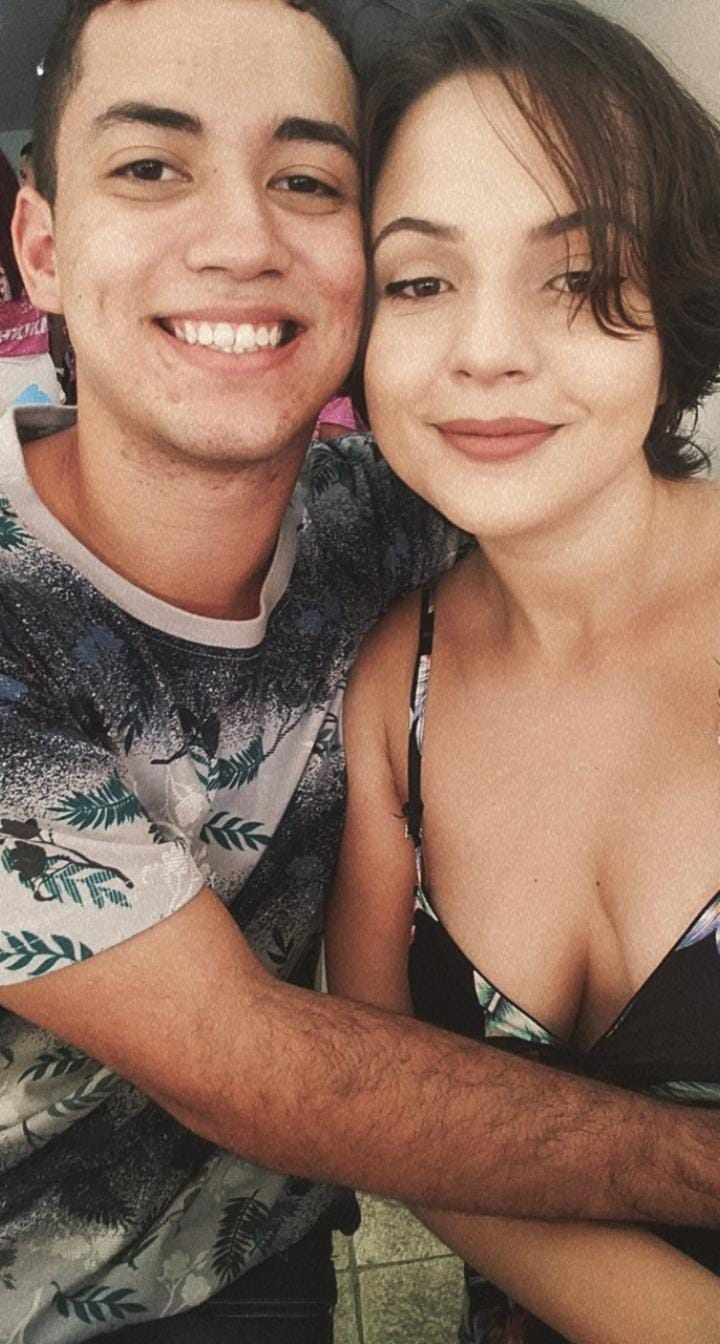
#> input picture Detecção de faces (OpenCV + Haar Cascade)/foto2.jpg, 720 x 1344 px
$ python Script01.py
#> lines starting #> are read from the running program, lines starting #| are printed output that depends on the picture; after the words box and inside, x2 and y2 are one past the last pixel; in counts of white or black regions, pixels touching at a corner belong together
import cv2
img = cv2.imread('foto2.jpg')  #Imagem a ser utilizada
#> img is the input picture: shape (1344, 720, 3); mean B, G, R 93.8, 110.5, 140.7
detec = cv2.CascadeClassifier('haarcascade_frontalface_default.xml')  #Modelo a ser utilizado
cinza = cv2.cvtColor(img, cv2.COLOR_BGR2GRAY)  #Tons de cinza para otimizar o processo
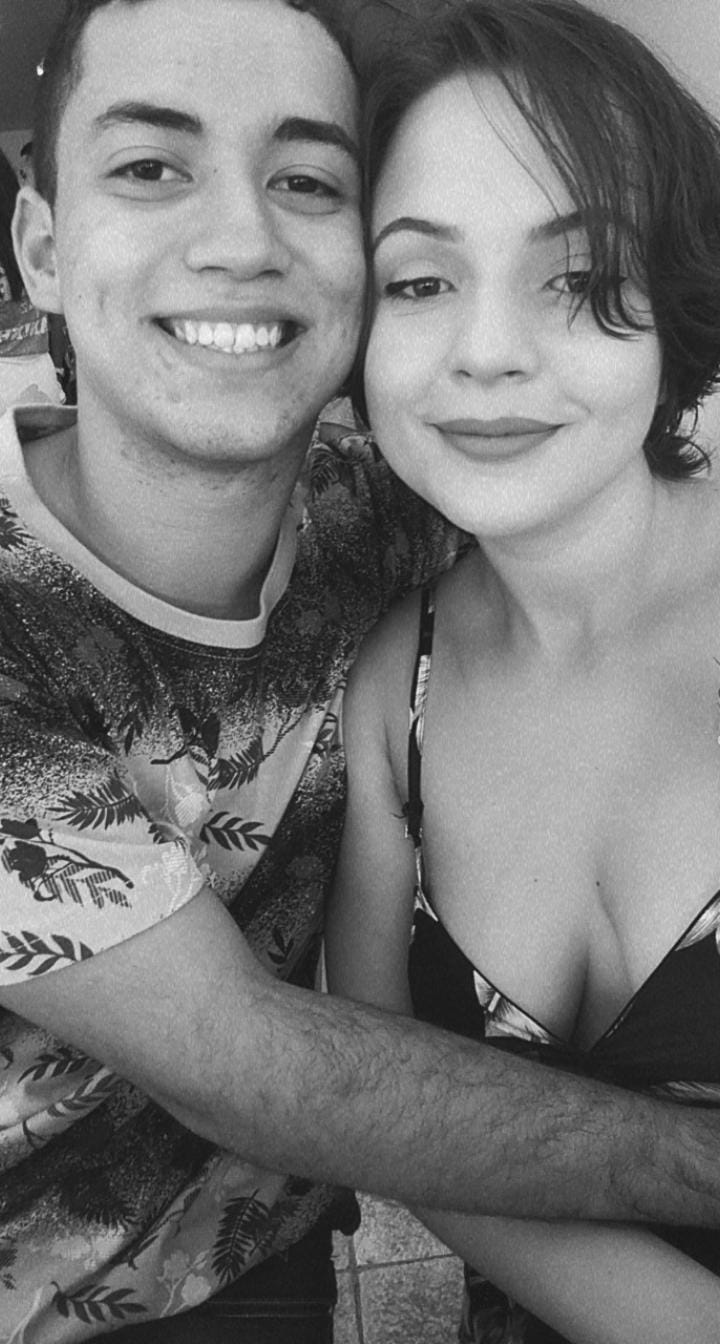
#> cinza: shape (1344, 720); min 14, max 255, mean 117.7
face = detec.detectMultiScale(cinza, 1.3, 3)  #Detectar a face
#> face = [[316, 153, 350, 350], [41, 32, 377, 377]]
for (x, y, larg, alt) in face:  #Desenhar o retângulo
    ret = cv2.rectangle(img, (x, y), (x + larg, y + alt), (0, 255, 0), 3)
#> this loop made 2 passes
#> pass 2, `ret = cv2.rectangle(img, (x, y), (x + larg, y + alt), (0, 255, 0), 3)`:
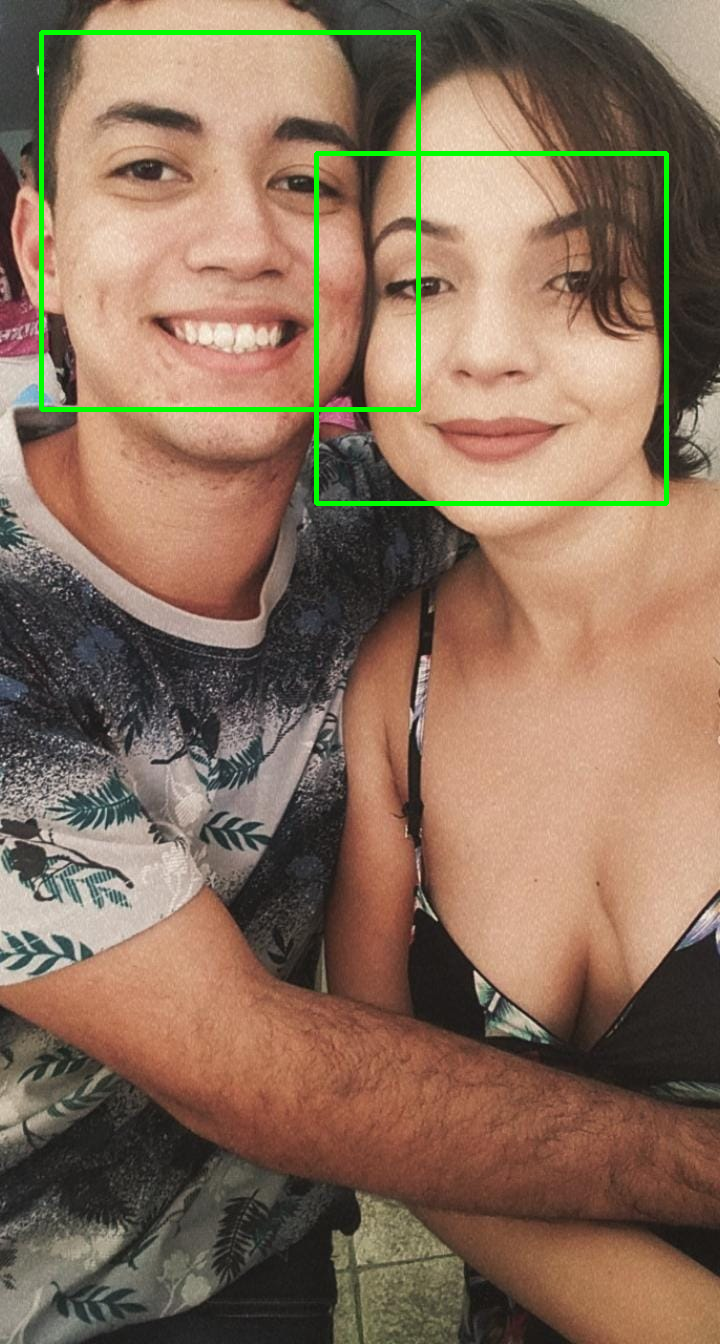
#> ret: shape (1344, 720, 3); mean B, G, R 92.2, 112.5, 138.5
cv2.imshow('Detecção de faces', img)  #Mostrar a face detectada
cv2.waitKey(0)

$ run again, with Detecção de faces (OpenCV + Haar Cascade)/foto6.jpg copied over Detecção de faces (OpenCV + Haar Cascade)/foto2.jpg
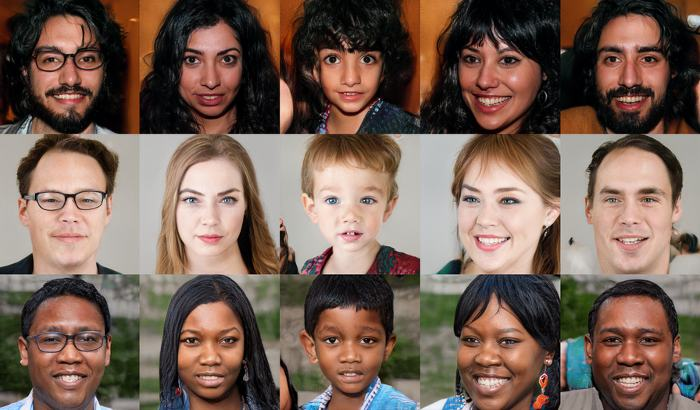
#> input picture Detecção de faces (OpenCV + Haar Cascade)/foto6.jpg, 700 x 410 px
#> img is the input picture: shape (410, 700, 3); mean B, G, R 85.3, 97, 119.1
#> `cinza = cv2.cvtColor(img, cv2.COLOR_BGR2GRAY)`:
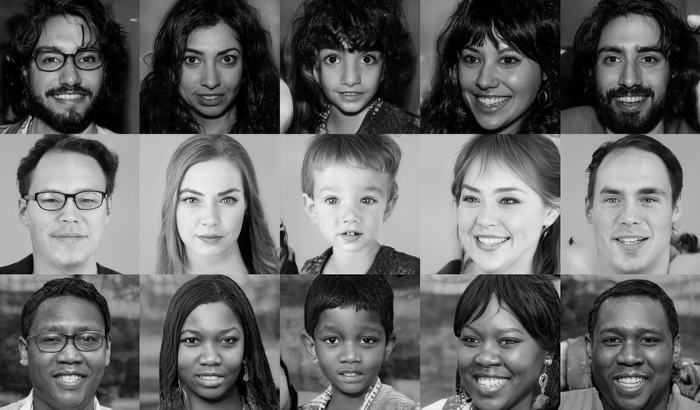
#> cinza: shape (410, 700); min 0, max 253, mean 102.3
#> face = 15 rows, first 6: [170, 30, 82, 82], [312, 34, 78, 78], [445, 26, 93, 93], [162, 163, 96, 96], [579, 157, 105, 105], [169, 307, 83, 83]
#> the loop `for (x, y, larg, alt) in face:` made 15 passes
#> after the loop `for (x, y, larg, alt) in face:`:
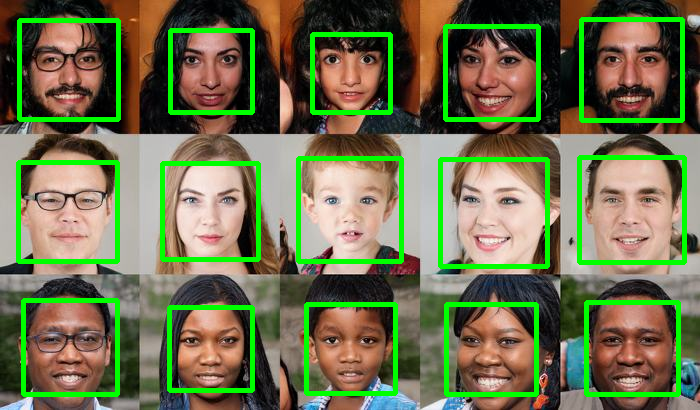
#> img: shape (410, 700, 3); 9.77% of pixels changed, all inside (x1, y1, x2, y2) = (16, 17, 687, 397)
